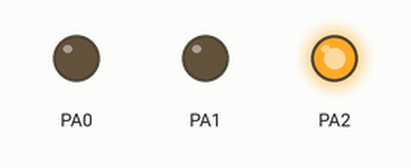
Recording of a program running on a simulated ATmega32, built with avr-gcc and emulated at 8 MHz. On the bench: output pins drawn as LEDs (lit = HIGH).

Above: at 5.9 s.
At 14.2 s:
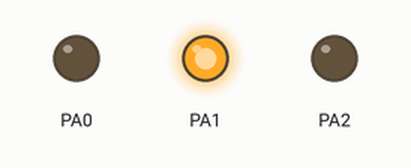
At 22.6 s:
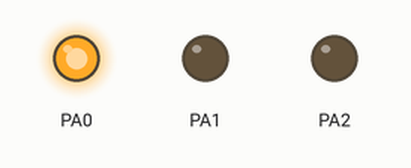
Timing chart, 0 to 37.1 s (numbered marks = the images above):
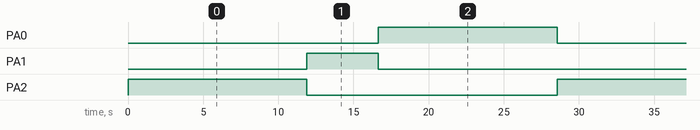

Measured:
- by itself, PA0, PA2: alternates HIGH for 11.9 s and LOW for 16.7 s
- by itself, PA1: alternates HIGH for 4.8 s and LOW for 23.8 s
- by itself, everything shown: repeats every 28.6 s, in 3 steps

The program:

main.c
```c
/*
 * main.c
 *
 *      Author: Shorouk
 */
#define F_CPU 8000000UL
#include "../MCAL/GPIO/DIO_interface.h"

void delay(u16 time_ms) {
	u16 i, j;
	for (i = 0; i < time_ms; i++) {
		for (j = 0; j < F_CPU / 8000; j++) {
			__asm("NOP");
		}
	}
}

int main() {
	GIO_SetPinDirection(DIO_PortA, DIO_Pin0, DIO_OutputPinDirection);
	GIO_SetPinDirection(DIO_PortA, DIO_Pin1, DIO_OutputPinDirection);
	GIO_SetPinDirection(DIO_PortA, DIO_Pin2, DIO_OutputPinDirection);

	while (1) {

		GIO_SetPinValue(DIO_PortA, DIO_Pin2, DIO_Output_high);
		delay(5000);
		GIO_SetPinValue(DIO_PortA, DIO_Pin2, DIO_Output_low);
		GIO_SetPinValue(DIO_PortA, DIO_Pin1, DIO_Output_high);
		delay(2000);
		GIO_SetPinValue(DIO_PortA, DIO_Pin1, DIO_Output_low);
		GIO_SetPinValue(DIO_PortA, DIO_Pin0, DIO_Output_high);
		delay(5000);
		GIO_SetPinValue(DIO_PortA, DIO_Pin0, DIO_Output_low);

	}

	return 0;
}
```

MATH.h
```c
/*
 * MATH.h
 *
 *
 *      Author: Shorouk
 */

#ifndef MATH_H
#define MATH_H

#define SET_BIT(var,bit)    var |= (1<<bit)
#define CLR_BIT(var,bit)    var &= ~(1<<bit)


#endif /* LIB_MATH_H_ */
```

STD_types.h
```c
/*
 * STD_types.h
 *
 *
 *      Author: Shorouk
 */

#ifndef STD_TYPES_H_
#define STD_TYPES_H_

typedef unsigned char u8;
typedef unsigned short int u16;
typedef unsigned long int u32;


#endif /* LIB_STD_TYPES_H_ */
```

DIO_config.h
```c
/*
 * program.c
 *
 *      Author: Shorouk
 *      layer:MCAL
 *
 */

#ifndef MCAL_GPIO_DIO_CONFIG_H_
#define MCAL_GPIO_DIO_CONFIG_H_


#endif /* MCAL_GPIO_DIO_CONFIG_H_ */
```

DIO_interface.h
```c
/*
 * program.c
 *
 *      Author: Shorouk
 *      layer:MCAL
 *
 */

#ifndef MCAL_GPIO_DIO_INTERFACE_H_
#define MCAL_GPIO_DIO_INTERFACE_H_
#include "../../LIB/STD_types.h"
#define DIO_OutputPinDirection 1
#define DIO_InputPinDirection 0

#define DIO_Output_high 1
#define DIO_Output_low 0

#define DIO_PortA 0
#define DIO_PortB 1
#define DIO_PortC 2
#define DIO_PortD 3

#define DIO_Pin0  0
#define DIO_Pin1  1
#define DIO_Pin2  2
#define DIO_Pin3  3
#define DIO_Pin4  4
#define DIO_Pin5  5
#define DIO_Pin6  6
#define DIO_Pin7  7


u8 GIO_SetPinDirection (u8 copy_u8PORTID , u8 copy_u8PINID , u8 copy_u8Direction);
u8 GIO_SetPinValue     (u8 copy_u8PORTID , u8 copy_u8PINID , u8 copy_u8Value);
//u8 GIO_GetPinValue     (u8 copy_u8PORTID , u8 copy_u8PINID );


#endif /* MCAL_GPIO_DIO_INTERFACE_H_ */
```

DIO_private.h
```c
/*
 * program.c
 *
 *      Author: Shorouk
 *      layer:MCAL
 *
 */

#ifndef MCAL_GPIO_DIO_PRIVATE_H_
#define MCAL_GPIO_DIO_PRIVATE_H_

/* GROUP_A */
#define DDRA  *((volatile u8*)0x3A)
#define PORTA *((volatile u8*)0x3B)
#define PINA  *((volatile u8*)0x39)

/* GROUP_B */
#define DDRB  *((volatile u8*)0x37)
#define PORTB *((volatile u8*)0x38)
#define PINB  *((volatile u8*)0x36)

/* GROUP_C */
#define DDRC  *((volatile u8*)0x34)
#define PORTC *((volatile u8*)0x35)
#define PINC  *((volatile u8*)0x33)

/* GROUP_D */
#define DDRD  *((volatile u8*)0x31)
#define PORTD *((volatile u8*)0x32)
#define PIND  *((volatile u8*)0x30)


#endif /* MCAL_GPIO_DIO_PRIVATE_H_ */
```

DIO_program.c
```c
/*
 * program.c
 *
 *      Author: Shorouk
 *      layer: MCAL
 *
 */
#include "../../LIB/STD_types.h"
#include "../../LIB/MATH.h"
#include "DIO_interface.h"
#include "DIO_private.h"
#include "DIO_config.h"

u8 GIO_SetPinDirection(u8 copy_u8PORTID, u8 copy_u8PINID, u8 copy_u8Direction) {
	u8 local_error_direction = 0;
	if ((copy_u8PORTID <= DIO_PortD) && (copy_u8PINID <= DIO_Pin7)
			&& ((copy_u8Direction == DIO_OutputPinDirection)
					|| (copy_u8Direction == DIO_InputPinDirection))) {
		switch (copy_u8PORTID) {
		case DIO_PortA:

			switch (copy_u8Direction) {
			case DIO_OutputPinDirection:
				SET_BIT(DDRA, copy_u8PINID);
				break;
			case DIO_InputPinDirection:
				CLR_BIT(DDRA, copy_u8PINID);
				break;
			}
			break;
		case DIO_PortB:
			switch (copy_u8Direction) {
			case DIO_OutputPinDirection:
				SET_BIT(DDRA, copy_u8PINID);
				break;
			case DIO_InputPinDirection:
				CLR_BIT(DDRA, copy_u8PINID);
				break;
			}
			break;
		case DIO_PortC:
			switch (copy_u8Direction) {
			case DIO_OutputPinDirection:
				SET_BIT(DDRA, copy_u8PINID);
				break;
			case DIO_InputPinDirection:
				CLR_BIT(DDRA, copy_u8PINID);
				break;
			}
			break;
		case DIO_PortD:
			switch (copy_u8Direction) {
			case DIO_OutputPinDirection:
				SET_BIT(DDRA, copy_u8PINID);
				break;
			case DIO_InputPinDirection:
				CLR_BIT(DDRA, copy_u8PINID);
				break;
			}
			break;
		}
		local_error_direction = 1;
	}
	return local_error_direction;
}

u8 GIO_SetPinValue(u8 copy_u8PORTID, u8 copy_u8PINID, u8 copy_u8Value) {
	u8 local_error_value = 0;
	if (copy_u8PORTID <= DIO_PortD && copy_u8PINID <= DIO_Pin7
			&& (copy_u8Value == DIO_Output_high
					|| copy_u8Value == DIO_Output_low)) {
		switch (copy_u8PORTID) {
		case DIO_PortA:
			switch (copy_u8Value) {
			case DIO_Output_high:
				SET_BIT(PORTA, copy_u8PINID);
				break;
			case DIO_Output_low:
				CLR_BIT(PORTA, copy_u8PINID);
				break;
			}
			break;
		case DIO_PortB:
			switch (copy_u8Value) {
			case DIO_Output_high:
				SET_BIT(PORTA, copy_u8PINID);
				break;
			case DIO_Output_low:
				CLR_BIT(PORTA, copy_u8PINID);
				break;
			}
			break;
		case DIO_PortC:
			switch (copy_u8Value) {
			case DIO_Output_high:
				SET_BIT(PORTA, copy_u8PINID);
				break;
			case DIO_Output_low:
				CLR_BIT(PORTA, copy_u8PINID);
				break;
			}
			break;
		case DIO_PortD:
			switch (copy_u8Value) {
			case DIO_Output_high:
				SET_BIT(PORTA, copy_u8PINID);
				break;
			case DIO_Output_low:
				CLR_BIT(PORTA, copy_u8PINID);
				break;
			}
			break;
		}
		local_error_value = 1;
	}
	return local_error_value;
}
```
